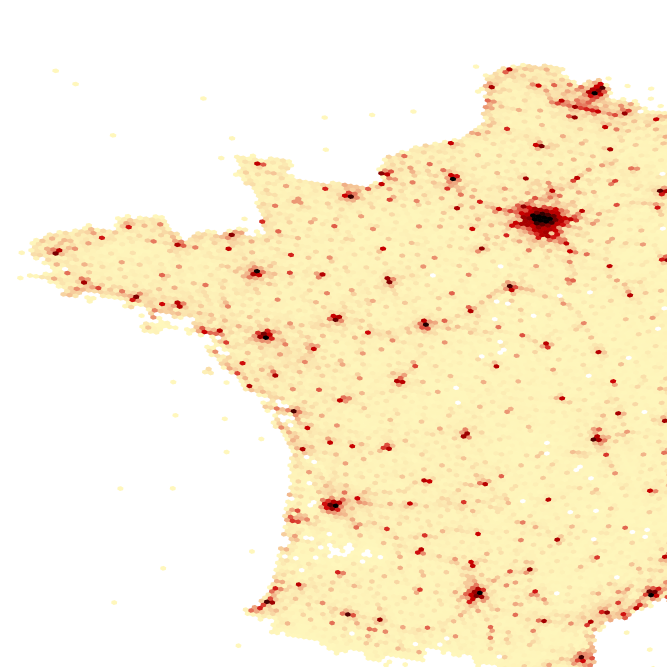
#> input picture duckdb/hexbin.png, 2000 x 2000 px, found by its file name (shown at 1/3 size)
$ python optimise_image.py D:/GitHub/gdal-tutorials/duckdb/hexbin.png
#> lines starting #> are read from the running program, lines starting #| are printed output that depends on the picture
r"""
conda install pillow --yes

cd D:\GitHub\gdal-tutorials\hillshade\tmp

python ../../scripts/optimise_image.py color-hillshade.png
python ../../scripts/optimise_image.py color-hillshade.png
python ../../scripts/optimise_image.py color.tif

cd D:\GitHub\gdal-tutorials\scripts
python optimise_image.py D:\GitHub\gdal-tutorials\duckdb\hexbin.png

"""
import sys
from PIL import Image
import os

def main(input_file, scale_ratio=0.2):

    # Open the image
#> called with scale_ratio = 0.2
    image = Image.open(input_file)
#> image is the input picture: PIL image 2000x2000 RGB; mean R, G, B 252.4, 241.4, 213.3

    new_size = (int(image.width * scale_ratio), int(image.height * scale_ratio))
#> new_size = (400, 400)
    resized_image = image.resize(new_size, Image.LANCZOS)
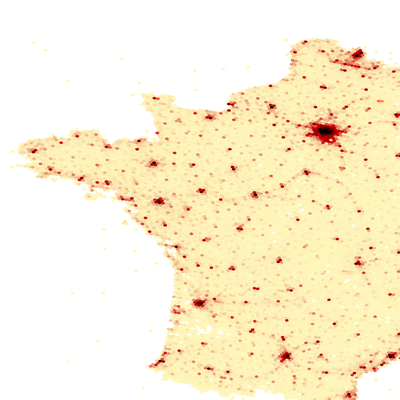
#> resized_image: PIL image 400x400 RGB; mean R, G, B 252.4, 241.4, 213.2

    # create output filename
    base, _ = os.path.splitext(input_file)
    output_file = f"{base}-resized.png"

    # Save as optimized PNG
    resized_image.save(output_file, format="PNG", optimize=True)

    print(f"Resized image saved as: {output_file}")

if __name__ == "__main__":
    if len(sys.argv) < 2:
        print("Usage: python optimise_image.py <image.png>")
        sys.exit(1)

    main(sys.argv[1])
